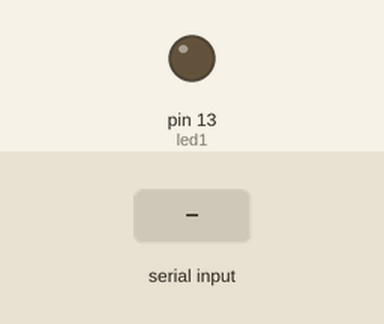
Recording of a sketch running on a simulated Arduino Uno, built with avr-gcc and run on an emulated ATmega328P. On the bench: output pins drawn as LEDs (lit = HIGH). The inputs (shaded band) are chosen by the test bench.

Above: at 1.2 s.
1.3 s: "1" received over Serial
At 2.4 s:
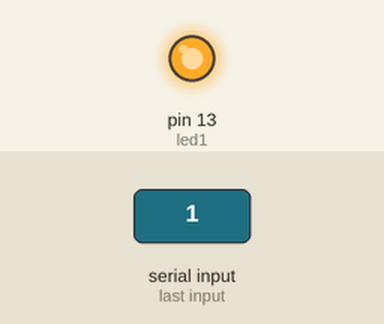
2.8 s: "2" received over Serial
At 3.6 s:
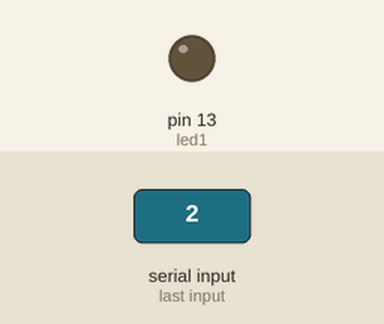
Timing chart, 0 to 5.8 s (numbered marks = the images above; inputs shaded):
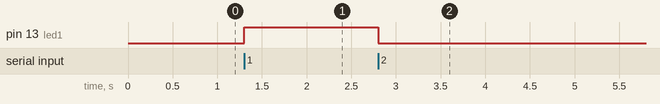

The sketch:

LedPythonArduino.ino
```cpp
//LED Arduino
int led1 = 13; // Porta Do LED

void setup(){
  Serial.begin(9600); // Velocidade padrão do Uno
  pinMode(led1, OUTPUT); // Porta onde o led será inserido, configurado como saida
}

void loop(){
  char leitura = Serial.read(); // Variavel que receberá os valores enviados pelo programa em python

  if(leitura == '1'){
    digitalWrite(led1, HIGH); // Liga a porta 13 se o valor recebido for 1
  }
  else if(leitura == '2'){
    digitalWrite(led1, LOW); // Desliga a porta 13 se o valor recebido for 2
  }
}
```

Measured:
- after the input at 1.3 s, pin 13 (led1): LOW → HIGH at once
- after the input at 2.8 s, pin 13 (led1): HIGH → LOW at once
